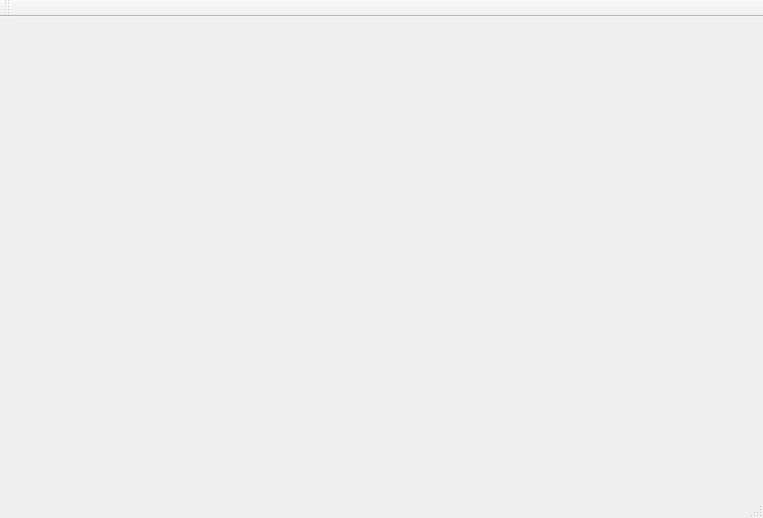
<?xml version="1.0" encoding="UTF-8"?>
<ui version="4.0">
 <class>MainWindow</class>
 <widget class="QMainWindow" name="MainWindow">
  <property name="geometry">
   <rect>
    <x>0</x>
    <y>0</y>
    <width>763</width>
    <height>518</height>
   </rect>
  </property>
  <property name="windowTitle">
   <string>MainWindow</string>
  </property>
  <widget class="QWidget" name="centralWidget">
   <widget class="QStackedWidget" name="stackedWidget">
    <property name="geometry">
     <rect>
      <x>20</x>
      <y>10</y>
      <width>120</width>
      <height>251</height>
     </rect>
    </property>
    <property name="inputMethodHints">
     <set>Qt::ImhNone</set>
    </property>
    <property name="currentIndex">
     <number>0</number>
    </property>
    <widget class="QWidget" name="page"/>
    <widget class="QWidget" name="page_2"/>
   </widget>
  </widget>
  <widget class="QMenuBar" name="menuBar">
   <property name="geometry">
    <rect>
     <x>0</x>
     <y>0</y>
     <width>763</width>
     <height>26</height>
    </rect>
   </property>
  </widget>
  <widget class="QToolBar" name="mainToolBar">
   <attribute name="toolBarArea">
    <enum>TopToolBarArea</enum>
   </attribute>
   <attribute name="toolBarBreak">
    <bool>false</bool>
   </attribute>
  </widget>
  <widget class="QStatusBar" name="statusBar"/>
 </widget>
 <layoutdefault spacing="6" margin="11"/>
 <resources/>
 <connections/>
</ui>
